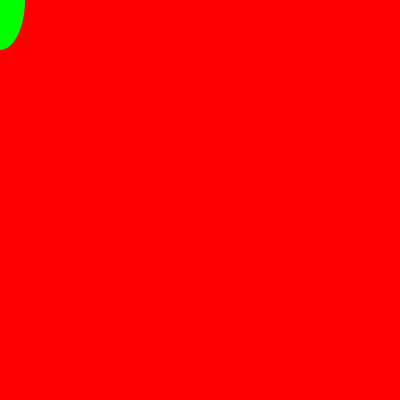
Frame 1 (no input)
Frame 60 (the mouse pressed at the canvas centre just before this capture): identical to frame 1, image omitted
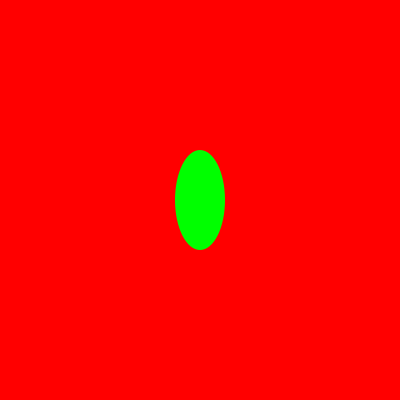
Frame 120 (the mouse held since frame 60 and released just before this capture)

The Processing sketch that drew these frames (run headless with seeded random() and noise(); from frame 60 on, the mouse is pressed at the canvas centre):

// Processing sketch: variable_2
// ── variable_2.pde
float posX;
float posY;
float tamX;
float tamY;

void setup() {
  size(400, 400);
}

void draw() {
  background(255, 0, 0);
  posX = mouseX;
  posY = mouseY;
  tamX = 50;
  tamY = 100;
  fill(0,255,0);
  noStroke();
  ellipse(posX, posY, tamX, tamY);
}
